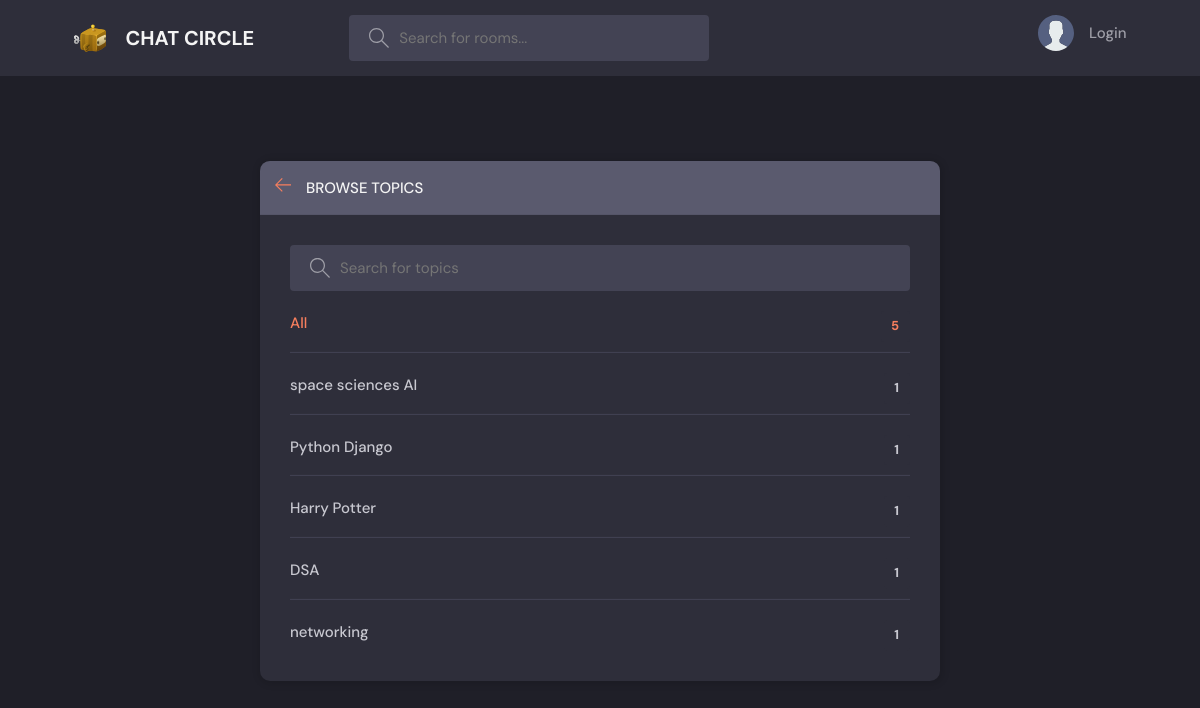
/topics, run on an earlier commit of the app's database.
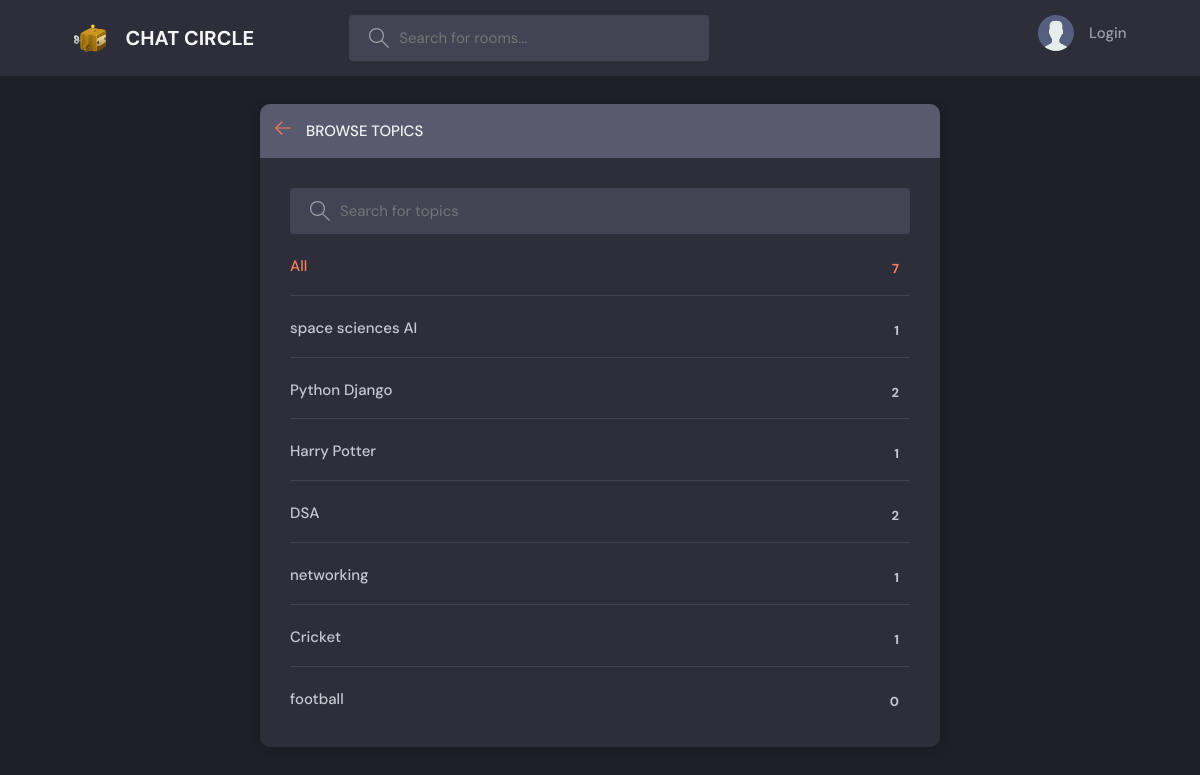
And on a later commit of the database.
### base/models.py (models this page shows, shortened)
class Topic(models.Model):
    name = models.CharField(max_length=200)

### base/views.py (the view)
# urls.py: path('topics' , views.topics_page , name = "topics"),
def topics_page(request):
    q = request.GET.get('q') if request.GET.get('q') != None else ''
    topics = Topic.objects.filter(name__icontains=q)
    return render(request , 'base/topics.html' ,{'topics' : topics} )

### base/templates/base/topics.html (shortened to what this page needs)
{% extends 'index.html'%}
{% block content %}
    <main class="create-room layout">
      <div class="container">
        <div class="layout__box">
          <div class="layout__boxHeader">
            <div class="layout__boxTitle">
              <a href="{%url 'home'%}">
                <svg version="1.1" xmlns="http://www.w3.org/2000/svg" width="32" height="32" viewBox="0 0 32 32">
                  <title>arrow-left</title>
                  <path
                    d="M13.723 2.286l-13.723 13.714 13.719 13.714 1.616-1.611-10.96-10.96h27.625v-2.286h-27.625l10.965-10.965-1.616-1.607z"
                  ></path>
                </svg>
              </a>
              <h3>Browse Topics</h3>
            </div>
          </div>
          <div class="topics-page layout__body">
            <form action="" method="GET"  class="header__search">
              <label>
                <input name="q" placeholder="Search for topics" />
              </label>
            </form>
            <ul class="topics__list">
              <li>
                <a href="{% url 'topics'%}" class="active">All <span>{{topics.count}}</span></a>
              </li>
              {% for topic in topics %}
              <li>
                <a href="{% url 'home'%}?q= {{topic.name}}">{{topic.name}} <span>{{topic.room_set.all.count}}</span></a>
              </li>
              {% endfor %}
            </ul>
          </div>
        </div>
      </div>
    </main>
{% endblock content %}

What changed in the data, as far as the page shows it:
computed for Topic "Python Django": room_set.all.count "1" → "2"
computed for Topic "DSA": room_set.all.count "1" → "2"
added Topic: name "Cricket", room_set.all.count "1"
added Topic: name "football", room_set.all.count "0"
Also different on the page:
{{ topics.count }}: "5" → "7"
